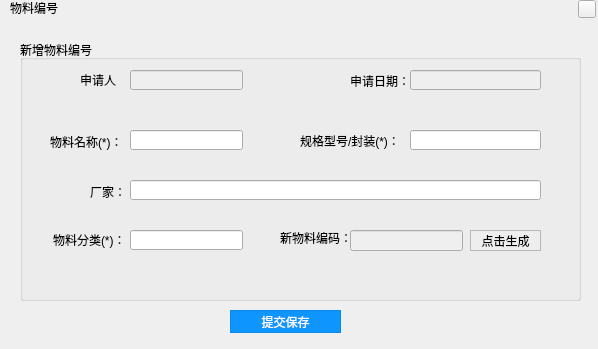
<?xml version="1.0" encoding="UTF-8"?>
<ui version="4.0">
 <class>Wlbh_sub</class>
 <widget class="QWidget" name="Wlbh_sub">
  <property name="geometry">
   <rect>
    <x>0</x>
    <y>0</y>
    <width>598</width>
    <height>349</height>
   </rect>
  </property>
  <property name="windowTitle">
   <string>Form</string>
  </property>
  <widget class="QGroupBox" name="groupBox">
   <property name="geometry">
    <rect>
     <x>20</x>
     <y>40</y>
     <width>561</width>
     <height>261</height>
    </rect>
   </property>
   <property name="title">
    <string>新增物料编号</string>
   </property>
   <widget class="QLabel" name="label_2">
    <property name="geometry">
     <rect>
      <x>30</x>
      <y>92</y>
      <width>71</width>
      <height>20</height>
     </rect>
    </property>
    <property name="text">
     <string>物料名称(*)：</string>
    </property>
   </widget>
   <widget class="QLineEdit" name="lineEdit_wlName">
    <property name="geometry">
     <rect>
      <x>110</x>
      <y>90</y>
      <width>113</width>
      <height>20</height>
     </rect>
    </property>
   </widget>
   <widget class="QLabel" name="label_3">
    <property name="geometry">
     <rect>
      <x>280</x>
      <y>90</y>
      <width>111</width>
      <height>21</height>
     </rect>
    </property>
    <property name="text">
     <string>规格型号/封装(*)：</string>
    </property>
   </widget>
   <widget class="QLineEdit" name="lineEdit_wlFormat">
    <property name="geometry">
     <rect>
      <x>390</x>
      <y>90</y>
      <width>131</width>
      <height>20</height>
     </rect>
    </property>
   </widget>
   <widget class="QLabel" name="label_4">
    <property name="geometry">
     <rect>
      <x>330</x>
      <y>30</y>
      <width>61</width>
      <height>21</height>
     </rect>
    </property>
    <property name="text">
     <string>申请日期：</string>
    </property>
   </widget>
   <widget class="QLabel" name="label_5">
    <property name="geometry">
     <rect>
      <x>60</x>
      <y>30</y>
      <width>41</width>
      <height>20</height>
     </rect>
    </property>
    <property name="text">
     <string>申请人：</string>
    </property>
   </widget>
   <widget class="QLineEdit" name="lineEdit_dealName">
    <property name="enabled">
     <bool>false</bool>
    </property>
    <property name="geometry">
     <rect>
      <x>110</x>
      <y>30</y>
      <width>113</width>
      <height>20</height>
     </rect>
    </property>
    <property name="styleSheet">
     <string notr="true">color: rgb(0, 0, 0);</string>
    </property>
   </widget>
   <widget class="QLineEdit" name="lineEdit_dealTime">
    <property name="enabled">
     <bool>false</bool>
    </property>
    <property name="geometry">
     <rect>
      <x>390</x>
      <y>30</y>
      <width>131</width>
      <height>20</height>
     </rect>
    </property>
    <property name="styleSheet">
     <string notr="true">color: rgb(0, 0, 0);</string>
    </property>
   </widget>
   <widget class="QLabel" name="label_6">
    <property name="geometry">
     <rect>
      <x>70</x>
      <y>141</y>
      <width>41</width>
      <height>21</height>
     </rect>
    </property>
    <property name="text">
     <string>厂家：</string>
    </property>
   </widget>
   <widget class="QLineEdit" name="lineEdit_provider">
    <property name="geometry">
     <rect>
      <x>110</x>
      <y>140</y>
      <width>411</width>
      <height>20</height>
     </rect>
    </property>
   </widget>
   <widget class="QLabel" name="label_7">
    <property name="geometry">
     <rect>
      <x>33</x>
      <y>190</y>
      <width>71</width>
      <height>20</height>
     </rect>
    </property>
    <property name="text">
     <string>物料分类(*)：</string>
    </property>
   </widget>
   <widget class="QLineEdit" name="lineEdit_wlClass">
    <property name="geometry">
     <rect>
      <x>110</x>
      <y>190</y>
      <width>113</width>
      <height>20</height>
     </rect>
    </property>
    <property name="font">
     <font>
      <pointsize>11</pointsize>
     </font>
    </property>
   </widget>
   <widget class="QLabel" name="label_8">
    <property name="geometry">
     <rect>
      <x>260</x>
      <y>190</y>
      <width>71</width>
      <height>16</height>
     </rect>
    </property>
    <property name="text">
     <string>新物料编码：</string>
    </property>
   </widget>
   <widget class="QLineEdit" name="lineEdit_wlNum">
    <property name="enabled">
     <bool>false</bool>
    </property>
    <property name="geometry">
     <rect>
      <x>330</x>
      <y>190</y>
      <width>113</width>
      <height>21</height>
     </rect>
    </property>
    <property name="font">
     <font>
      <pointsize>11</pointsize>
     </font>
    </property>
    <property name="styleSheet">
     <string notr="true">color: rgb(0, 85, 255);</string>
    </property>
   </widget>
   <widget class="QPushButton" name="pushButton_newNum">
    <property name="geometry">
     <rect>
      <x>450</x>
      <y>190</y>
      <width>71</width>
      <height>21</height>
     </rect>
    </property>
    <property name="styleSheet">
     <string notr="true">QPushButton#pushButton_newNum
{
    color:black;
    background-color:rgb(238 , 238 , 238);
    border: 1px solid rgb(183 , 183 , 183);
}

QPushButton#pushButton_newNum:hover
{
    color:black;
    background-color:rgb(228 , 240 , 250);
    border: 1px solid rgb(15 , 150 , 255);
}

QPushButton#pushButton_newNum:pressed
{
    color:black;
    background-color:rgb(204 , 228 , 247);
    border: 1px solid rgb(1 , 84 , 153);
    padding-left:3px;
    padding-top:3px;
}</string>
    </property>
    <property name="text">
     <string>点击生成</string>
    </property>
   </widget>
  </widget>
  <widget class="QLabel" name="label">
   <property name="geometry">
    <rect>
     <x>10</x>
     <y>0</y>
     <width>54</width>
     <height>16</height>
    </rect>
   </property>
   <property name="text">
    <string>物料编号</string>
   </property>
  </widget>
  <widget class="closeButton" name="toolButton">
   <property name="geometry">
    <rect>
     <x>578</x>
     <y>0</y>
     <width>18</width>
     <height>18</height>
    </rect>
   </property>
   <property name="text">
    <string/>
   </property>
  </widget>
  <widget class="QPushButton" name="pushButton_save">
   <property name="geometry">
    <rect>
     <x>230</x>
     <y>310</y>
     <width>111</width>
     <height>23</height>
    </rect>
   </property>
   <property name="styleSheet">
    <string notr="true">QPushButton#pushButton_save
{
    color:white;
    background-color:rgb(14 , 150 , 254);
    border: 1px solid rgb(11 , 137 , 234);
}

QPushButton#pushButton_save:hover
{
    color:white;
    background-color:rgb(44 , 137 , 255);
    border: 1px solid rgb(11 , 137 , 234);
}

QPushButton#pushButton_save:pressed
{
    color:white;
    background-color:rgb(14 , 135 , 228);
    border: 1px solid rgb(12 , 138 , 235);
    padding-left:3px;
    padding-top:3px;
}</string>
   </property>
   <property name="text">
    <string>提交保存</string>
   </property>
  </widget>
 </widget>
 <customwidgets>
  <customwidget>
   <class>closeButton</class>
   <extends>QToolButton</extends>
   <header>closebutton.h</header>
  </customwidget>
 </customwidgets>
 <resources/>
 <connections/>
</ui>
